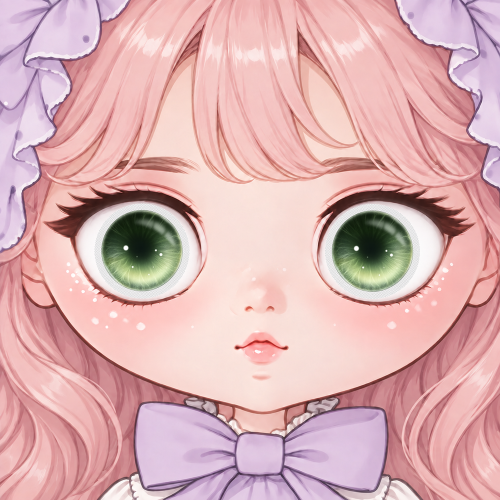
#> input picture app/branding/BlytheEyeMaker.png, 1000 x 1000 px (shown at 1/2 size); its folder holds only this picture in this run
$ python -i blythe_ai.py   (imports and definitions only)
#> lines starting #> are read from the running program, lines starting #| are printed output that depends on the picture; after the words box and inside, x2 and y2 are one past the last pixel; in counts of white or black regions, pixels touching at a corner belong together
#> further down, picture is the input picture: PIL image 1000x1000 RGB; mean R, G, B 219.5, 176.8, 178.8
from pathlib import Path
from datetime import datetime
from functools import lru_cache
import json
import random
import re
import runpy
import urllib.error
import urllib.request

from PIL import Image, ImageChops, ImageDraw, ImageOps


STYLE_PROMPTS = {
    "อัตโนมัติ": "",
    "สมจริง": (
        "realistic human iris, natural anatomy, fine radial iris fibers, subtle limbal ring, "
        "natural color variation, photographic iris detail"
    ),
    "อนิเมะ": (
        "anime doll eye, stylized enlarged iris, clean color gradients, crisp graphic detail, "
        "bright controlled highlights"
    ),
    "การ์ตูน": (
        "cartoon doll eye, bold clean shapes, playful color blocks, simple readable iris, "
        "polished graphic illustration"
    ),
    "BJD Resin / Glass-like": (
        "handmade BJD resin eye aesthetic, artisan painted iris beneath a glossy clear resin dome, "
        "glass-like optical depth, luminous reflections, fine layered radial texture"
    ),
    "Celestial Glass Dome": (
        "premium fantasy BJD glass-dome eye, miniature celestial storybook scene embedded inside a glossy resin iris, "
        "iridescent pearl layers, luminous depth, glowing rim, delicate magical details, collectible artisan finish"
    ),
    "แฟนตาซี": (
        "fantasy custom doll eye, jewel-like iris, magical color gradients, decorative radial motifs, "
        "premium collectible doll-eye design"
    ),
    "หมอก / Smoky Mist": (
        "minimal soft-focus doll iris inspired by ink-wash and mist, near-black central pupil, "
        "soft smoky color blooming outward in a smooth diffused gradient, very little visible iris fiber detail, "
        "feathered hazy outer edge, muted desaturated pastel tones, dreamy eerie ghost-eye mood, "
        "simple clean composition with no decorative symbols or complex patterns"
    ),
}

DESIGN_PROMPTS = {
    "อัตโนมัติ": "",
    "เส้นรัศมีธรรมชาติ": "fine natural radial iris fibers radiating cleanly from the pupil",
    "Starburst": "strong starburst rays from the pupil with layered radial streaks",
    "วงแหวนซ้อน": "multiple concentric iris rings with a clear outer limbal ring",
    "กลีบดอกไม้": "petal-like radial iris pattern arranged symmetrically around the pupil",
    "Galaxy": "galaxy-inspired iris with nebula-like speckles and luminous depth",
    "อัญมณี": "faceted gemstone-inspired iris with jewel-like highlights and crystalline depth",
    "ไล่สี Halo": "smooth halo gradient from the pupil outward with a defined outer ring",
    "กระจุด / Freckles": "fine organic iris freckles and pigment speckles with controlled spacing",
    "สองสี Split": "two-tone iris color layout blended cleanly through radial fibers",
    "Metallic Shimmer": "metallic shimmer accents embedded in layered radial iris texture",
    "Celestial Storybook": (
        "a tiny dreamy celestial diorama inside the iris with soft clouds, distant stars, a crescent moon, "
        "delicate butterflies or flowers, sparkling dust, and layered glass-like depth; elegant and uncluttered"
    ),
}

COLOR_PROMPTS = {
    "อัตโนมัติ": "",
    "ดำ": "deep black",
    "น้ำตาล": "warm brown",
    "เฮเซล": "hazel brown-green",
    "เทา": "neutral gray",
    "เงิน": "silver gray",
    "ฟ้า": "light blue",
    "น้ำเงิน": "deep blue",
    "เขียว": "natural green",
    "มรกต": "emerald green",
    "ม่วง": "violet purple",
    "ชมพู": "rose pink",
    "แดง": "ruby red",
    "ทอง": "rich gold",
    "ส้ม": "amber orange",
    "ขาว": "pearl white",
    "ฟ้าพาสเทล": "soft powder pastel blue",
    "ชมพูพาสเทล": "soft blush pastel pink",
    "ม่วงลาเวนเดอร์": "soft pastel lavender",
    "เขียวมิ้นต์": "soft pastel mint green",
    "พีชพาสเทล": "soft pastel peach",
    "เหลืองครีม": "soft pastel butter yellow",
    "ฟ้าอมม่วงพาสเทล": "soft pastel periwinkle",
    "เขียวเสจพาสเทล": "soft muted pastel sage green",
    "ออโรร่า / Celestial": "pearl aurora pastel blue, lavender, pink and champagne gold",
    "พาสเทลสุ่ม": "a random soft pastel color",
}

BACKGROUND_PROMPTS = {
    "ขาว": "pure flat white background, clean hard separation around the complete circular eye design",
    "โปร่งใส": "transparent background with a clean alpha edge around the complete circular eye design",
    "เทาอ่อน": "uniform very light gray background, no texture, no shadow, easy to isolate",
    "เขียวโครมา": "uniform chroma-key green background, no texture, no shadow, easy to isolate",
}

BACKGROUND_COLORS = {
    "ขาว": (255, 255, 255),
    "เทาอ่อน": (242, 242, 242),
    "เขียวโครมา": (0, 255, 0),
}


# [62 lines left out: functions _auto_choice, eye_prompt, find_snapgen_client, not called in this run]


@lru_cache(maxsize=1)
def _snapgen_namespace() -> dict:
    return runpy.run_path(str(find_snapgen_client()))


# [203 lines left out: functions _response_text, _bridge_chat, _json_object, _validate_collection_plan, design_collection_16, _ensure_square, not called in this run]


def _remove_edge_background(image: Image.Image) -> Image.Image:
    original = image.convert("RGB")
    work = original.copy()
    marker = (255, 0, 255)
    for point in ((0, 0), (work.width - 1, 0), (0, work.height - 1), (work.width - 1, work.height - 1)):
        ImageDraw.floodfill(work, point, marker, thresh=34)
    changed = ImageChops.difference(work, original).convert("L").point(lambda value: 255 if value else 0)
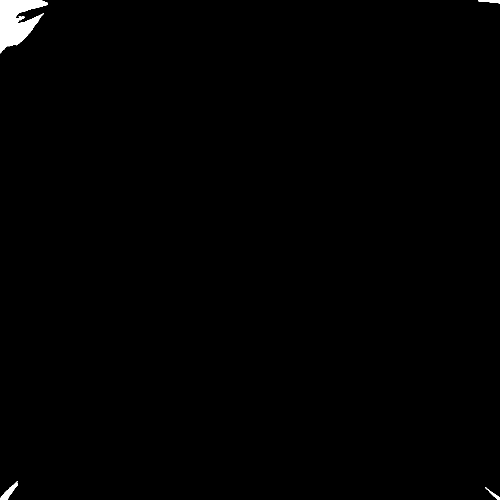
#> changed: PIL image 1000x1000 L (shown at 1/2 size); 0.65% white; 4 white regions, box (x1, y1, x2, y2) and area: (0, 0, 96, 107) 5685, (0, 962, 36, 1000) 455, (956, 0, 1000, 7) 190, (970, 974, 1000, 1000) 151
    rgba = original.convert("RGBA")
    rgba.putalpha(ImageOps.invert(changed))
    return rgba


# [278 lines left out: functions _crop_eye_clean, _create_eye_with_namespace, create_eye, create_eye_collection_16, not called in this run]


COVER_HAIR = [
    "long wavy pastel pink hair", "short platinum blonde bob with bangs", "honey brown curls",
    "lavender twin tails", "jet black hime cut", "strawberry blonde braids", "mint green bob",
    "chestnut hair with a big ribbon", "silver white long straight hair", "copper red waves",
]
COVER_OUTFIT = [
    "a lace bonnet and frilly collar", "a knit beret and cozy sweater", "a flower crown and sundress",
    "a sailor collar dress", "a velvet headband and vintage blouse", "bunny ear hood",
    "a straw hat with daisies", "a gothic lolita headdress", "a cute raincoat hood", "a pearl tiara and tulle dress",
]
COVER_BACKGROUND = [
    "soft pastel studio background", "dreamy bokeh garden", "light cream backdrop",
    "pale blue sky with clouds", "pink floral wallpaper", "warm sunset haze",
]


# [33 lines left out: functions cover_prompt, create_cover_template, not called in this run]

>>> from PIL import Image
>>> picture = Image.open('branding/BlytheEyeMaker.png')
>>> result = _remove_edge_background(picture)
